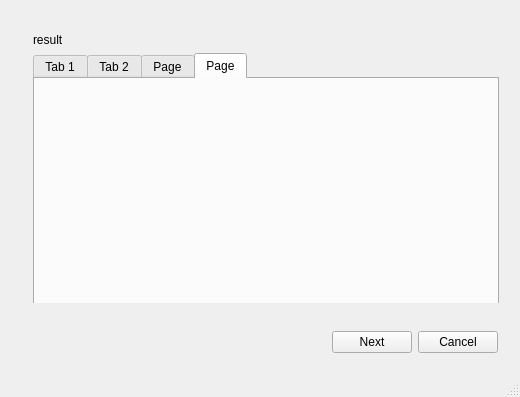
<?xml version="1.0" encoding="UTF-8"?>
<ui version="4.0">
 <class>MainWindow</class>
 <widget class="QMainWindow" name="MainWindow">
  <property name="geometry">
   <rect>
    <x>0</x>
    <y>0</y>
    <width>520</width>
    <height>397</height>
   </rect>
  </property>
  <property name="minimumSize">
   <size>
    <width>520</width>
    <height>397</height>
   </size>
  </property>
  <property name="windowTitle">
   <string>MainWindow</string>
  </property>
  <property name="layoutDirection">
   <enum>Qt::LeftToRight</enum>
  </property>
  <widget class="QWidget" name="centralWidget">
   <layout class="QGridLayout" name="gridLayout">
    <item row="0" column="0">
     <widget class="QWidget" name="widget_2" native="true">
      <layout class="QFormLayout" name="formLayout_3">
       <property name="fieldGrowthPolicy">
        <enum>QFormLayout::AllNonFixedFieldsGrow</enum>
       </property>
       <item row="0" column="0">
        <widget class="QStackedWidget" name="stackedWidget">
         <property name="minimumSize">
          <size>
           <width>484</width>
           <height>205</height>
          </size>
         </property>
         <property name="currentIndex">
          <number>4</number>
         </property>
         <widget class="QWidget" name="input_read">
          <layout class="QGridLayout" name="gridLayout_2">
           <item row="0" column="0">
            <widget class="QLabel" name="label">
             <property name="text">
              <string>input read</string>
             </property>
            </widget>
           </item>
           <item row="1" column="0">
            <widget class="QTabWidget" name="tabWidget">
             <property name="layoutDirection">
              <enum>Qt::LeftToRight</enum>
             </property>
             <property name="currentIndex">
              <number>1</number>
             </property>
             <widget class="QWidget" name="input_index">
              <attribute name="title">
               <string>Tab 1</string>
              </attribute>
              <layout class="QGridLayout" name="gridLayout_3">
               <item row="0" column="0">
                <widget class="QListView" name="listView">
                 <property name="layoutDirection">
                  <enum>Qt::RightToLeft</enum>
                 </property>
                </widget>
               </item>
              </layout>
             </widget>
             <widget class="QWidget" name="tab_4">
              <attribute name="title">
               <string>Tab 2</string>
              </attribute>
              <layout class="QFormLayout" name="formLayout_4">
               <item row="0" column="0">
                <widget class="QTextBrowser" name="textBrowser_5"/>
               </item>
              </layout>
             </widget>
            </widget>
           </item>
          </layout>
         </widget>
         <widget class="QWidget" name="select_algorithm">
          <layout class="QFormLayout" name="formLayout">
           <item row="0" column="0">
            <widget class="QLabel" name="label_2">
             <property name="text">
              <string>sellect algorithm</string>
             </property>
            </widget>
           </item>
           <item row="1" column="0">
            <widget class="QRadioButton" name="radioButton_3">
             <property name="text">
              <string>BP</string>
             </property>
            </widget>
           </item>
           <item row="2" column="0">
            <widget class="QRadioButton" name="radioButton_2">
             <property name="text">
              <string>SOM</string>
             </property>
            </widget>
           </item>
           <item row="3" column="0">
            <widget class="QRadioButton" name="radioButton">
             <property name="text">
              <string>CNN</string>
             </property>
            </widget>
           </item>
          </layout>
         </widget>
         <widget class="QWidget" name="weight_setting">
          <layout class="QFormLayout" name="formLayout_2">
           <item row="0" column="0">
            <widget class="QLabel" name="label_3">
             <property name="text">
              <string>weight setting</string>
             </property>
            </widget>
           </item>
           <item row="1" column="0">
            <widget class="QLabel" name="label_6">
             <property name="text">
              <string>cluster</string>
             </property>
            </widget>
           </item>
           <item row="1" column="1">
            <widget class="QSpinBox" name="spinBox"/>
           </item>
           <item row="2" column="0">
            <widget class="QLabel" name="label_7">
             <property name="text">
              <string>max epoch</string>
             </property>
            </widget>
           </item>
           <item row="2" column="1">
            <widget class="QSpinBox" name="spinBox_2"/>
           </item>
           <item row="3" column="0">
            <widget class="QLabel" name="label_8">
             <property name="text">
              <string>gain</string>
             </property>
            </widget>
           </item>
           <item row="3" column="1">
            <widget class="QSpinBox" name="spinBox_3"/>
           </item>
          </layout>
         </widget>
         <widget class="QWidget" name="progress">
          <layout class="QVBoxLayout" name="verticalLayout_5">
           <item>
            <widget class="QLabel" name="label_4">
             <property name="text">
              <string>progress</string>
             </property>
            </widget>
           </item>
           <item>
            <widget class="QProgressBar" name="progressBar">
             <property name="value">
              <number>24</number>
             </property>
            </widget>
           </item>
           <item>
            <widget class="QTabWidget" name="tabWidget_3">
             <property name="minimumSize">
              <size>
               <width>466</width>
               <height>233</height>
              </size>
             </property>
             <property name="currentIndex">
              <number>0</number>
             </property>
             <widget class="QWidget" name="tab_7">
              <attribute name="title">
               <string>Tab 1</string>
              </attribute>
              <layout class="QHBoxLayout" name="horizontalLayout_4">
               <item>
                <widget class="QTextBrowser" name="textBrowser_3"/>
               </item>
              </layout>
             </widget>
             <widget class="QWidget" name="tab_8">
              <attribute name="title">
               <string>Tab 2</string>
              </attribute>
              <layout class="QHBoxLayout" name="horizontalLayout_5">
               <item>
                <widget class="QTextBrowser" name="textBrowser_4"/>
               </item>
              </layout>
             </widget>
            </widget>
           </item>
          </layout>
         </widget>
         <widget class="QWidget" name="result">
          <layout class="QVBoxLayout" name="verticalLayout_6">
           <item>
            <widget class="QLabel" name="label_5">
             <property name="text">
              <string>result</string>
             </property>
            </widget>
           </item>
           <item>
            <widget class="QTabWidget" name="tabWidget_2">
             <property name="minimumSize">
              <size>
               <width>466</width>
               <height>259</height>
              </size>
             </property>
             <property name="currentIndex">
              <number>3</number>
             </property>
             <widget class="QWidget" name="tab_5">
              <attribute name="title">
               <string>Tab 1</string>
              </attribute>
              <layout class="QFormLayout" name="formLayout_6">
               <item row="0" column="0">
                <widget class="QTextBrowser" name="textBrowser"/>
               </item>
              </layout>
             </widget>
             <widget class="QWidget" name="tab_6">
              <attribute name="title">
               <string>Tab 2</string>
              </attribute>
              <layout class="QGridLayout" name="gridLayout_4">
               <item row="0" column="0">
                <widget class="QTextBrowser" name="textBrowser_2"/>
               </item>
              </layout>
             </widget>
             <widget class="QWidget" name="tab_3">
              <attribute name="title">
               <string>Page</string>
              </attribute>
             </widget>
             <widget class="QWidget" name="tab_9">
              <attribute name="title">
               <string>Page</string>
              </attribute>
             </widget>
            </widget>
           </item>
          </layout>
         </widget>
        </widget>
       </item>
      </layout>
     </widget>
    </item>
    <item row="1" column="0">
     <widget class="QWidget" name="widget" native="true">
      <layout class="QHBoxLayout" name="horizontalLayout_2">
       <item>
        <spacer name="horizontalSpacer">
         <property name="orientation">
          <enum>Qt::Horizontal</enum>
         </property>
         <property name="sizeHint" stdset="0">
          <size>
           <width>40</width>
           <height>20</height>
          </size>
         </property>
        </spacer>
       </item>
       <item>
        <widget class="QPushButton" name="Next">
         <property name="text">
          <string>Next</string>
         </property>
        </widget>
       </item>
       <item>
        <widget class="QPushButton" name="Cancel">
         <property name="text">
          <string>Cancel</string>
         </property>
        </widget>
       </item>
      </layout>
     </widget>
    </item>
   </layout>
  </widget>
  <widget class="QStatusBar" name="statusBar"/>
 </widget>
 <layoutdefault spacing="6" margin="11"/>
 <resources/>
 <connections/>
</ui>
